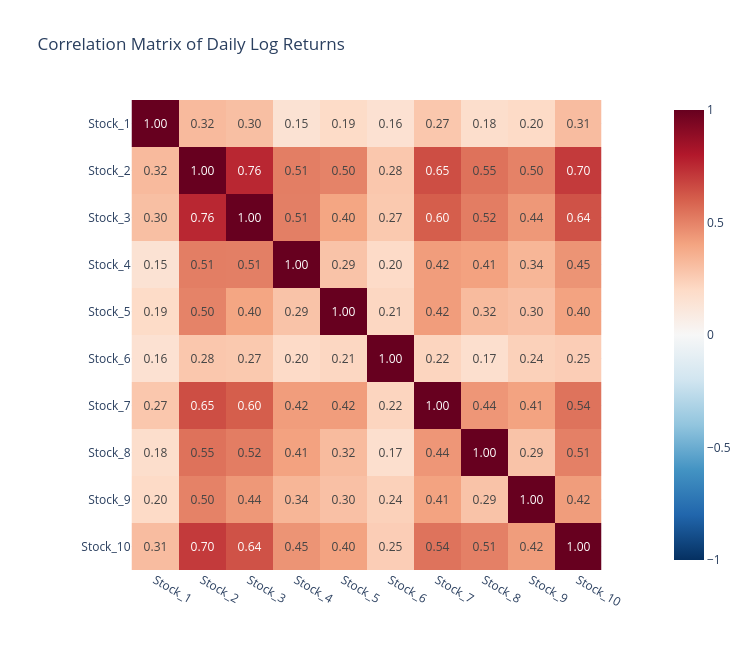

This figure's notebook cell:
### Code cell
# Correlation heatmap using Plotly
fig = px.imshow(
    corr_matrix,
    x=corr_matrix.columns,
    y=corr_matrix.index,
    text_auto=".2f",
    color_continuous_scale="RdBu_r",
    zmin=-1,
    zmax=1,
    title="Correlation Matrix of Daily Log Returns"
)
fig.update_layout(height=650, width=750, xaxis_title="", yaxis_title="")
fig.show()

### Figure 1 — Plotly figure (JSON) as saved in the notebook; plotly's stock layout.template omitted (floating-point values rounded to 4 significant figures)
{"data": [{"coloraxis": "coloraxis", "hovertemplate": "x: %{x}<br>y: %{y}<br>color: %{z}<extra></extra>", "name": "0", "texttemplate": "%{z:.2f}", "type": "heatmap", "x": ["Stock_1", "Stock_2", "Stock_3", "Stock_4", "Stock_5", "Stock_6", "Stock_7", "Stock_8", "Stock_9", "Stock_10"], "xaxis": "x", "y": ["Stock_1", "Stock_2", "Stock_3", "Stock_4", "Stock_5", "Stock_6", "Stock_7", "Stock_8", "Stock_9", "Stock_10"], "yaxis": "y", "z": [[1.0, 0.3209, 0.3045, 0.1484, 0.1939, 0.1559, 0.2746, 0.1808, 0.1999, 0.3132], [0.3209, 1.0, 0.7586, 0.5138, 0.4982, 0.2751, 0.6504, 0.5489, 0.501, 0.7049], [0.3045, 0.7586, 1.0, 0.5104, 0.3957, 0.2681, 0.605, 0.5164, 0.4374, 0.6376], [0.1484, 0.5138, 0.5104, 1.0, 0.2884, 0.197, 0.4226, 0.408, 0.3387, 0.4506], [0.1939, 0.4982, 0.3957, 0.2884, 1.0, 0.2142, 0.422, 0.3183, 0.2987, 0.4048], [0.1559, 0.2751, 0.2681, 0.197, 0.2142, 1.0, 0.2228, 0.1704, 0.2377, 0.2503], [0.2746, 0.6504, 0.605, 0.4226, 0.422, 0.2228, 1.0, 0.4422, 0.4054, 0.5436], [0.1808, 0.5489, 0.5164, 0.408, 0.3183, 0.1704, 0.4422, 1.0, 0.2887, 0.5061], [0.1999, 0.501, 0.4374, 0.3387, 0.2987, 0.2377, 0.4054, 0.2887, 1.0, 0.4242], [0.3132, 0.7049, 0.6376, 0.4506, 0.4048, 0.2503, 0.5436, 0.5061, 0.4242, 1.0]]}], "layout": {"coloraxis": {"autocolorscale": false, "cmax": 1, "cmin": -1, "colorscale": [[0, "rgb(5,48,97)"], [0.1, "rgb(33,102,172)"], [0.2, "rgb(67,147,195)"], [0.3, "rgb(146,197,222)"], [0.4, "rgb(209,229,240)"], [0.5, "rgb(247,247,247)"], [0.6, "rgb(253,219,199)"], [0.7, "rgb(244,165,130)"], [0.8, "rgb(214,96,77)"], [0.9, "rgb(178,24,43)"], [1, "rgb(103,0,31)"]]}, "height": 650, "title": {"text": "Correlation Matrix of Daily Log Returns"}, "width": 750, "xaxis": {"anchor": "y", "constrain": "domain", "domain": [0, 1], "scaleanchor": "y", "title": {"text": ""}}, "yaxis": {"anchor": "x", "autorange": "reversed", "constrain": "domain", "domain": [0, 1], "title": {"text": ""}}}}
